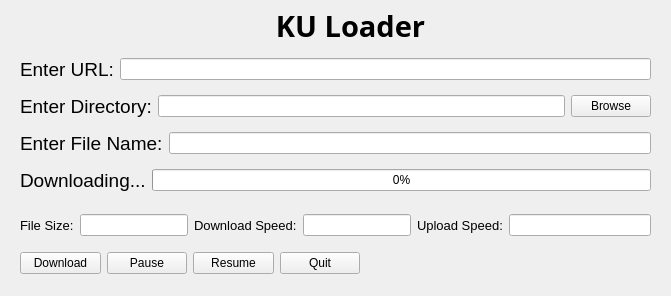
<?xml version="1.0" encoding="UTF-8"?>
<ui version="4.0">
 <class>Widget</class>
 <widget class="QWidget" name="Widget">
  <property name="geometry">
   <rect>
    <x>0</x>
    <y>0</y>
    <width>671</width>
    <height>296</height>
   </rect>
  </property>
  <property name="windowTitle">
   <string>Widget</string>
  </property>
  <widget class="QLabel" name="heading">
   <property name="geometry">
    <rect>
     <x>270</x>
     <y>10</y>
     <width>161</width>
     <height>31</height>
    </rect>
   </property>
   <property name="font">
    <font>
     <family>Tlwg Typewriter</family>
     <pointsize>22</pointsize>
     <weight>75</weight>
     <italic>false</italic>
     <bold>true</bold>
    </font>
   </property>
   <property name="text">
    <string>KU Loader</string>
   </property>
   <property name="alignment">
    <set>Qt::AlignCenter</set>
   </property>
  </widget>
  <widget class="QWidget" name="layoutWidget">
   <property name="geometry">
    <rect>
     <x>20</x>
     <y>250</y>
     <width>340</width>
     <height>27</height>
    </rect>
   </property>
   <layout class="QHBoxLayout" name="horizontalLayout_9">
    <item>
     <widget class="QPushButton" name="downloadButton">
      <property name="text">
       <string>Download</string>
      </property>
     </widget>
    </item>
    <item>
     <widget class="QPushButton" name="pauseButton">
      <property name="text">
       <string>Pause</string>
      </property>
     </widget>
    </item>
    <item>
     <widget class="QPushButton" name="resumeButton">
      <property name="text">
       <string>Resume</string>
      </property>
     </widget>
    </item>
    <item>
     <widget class="QPushButton" name="quitButton">
      <property name="text">
       <string>Quit</string>
      </property>
     </widget>
    </item>
   </layout>
  </widget>
  <widget class="QWidget" name="layoutWidget">
   <property name="geometry">
    <rect>
     <x>20</x>
     <y>210</y>
     <width>631</width>
     <height>31</height>
    </rect>
   </property>
   <layout class="QHBoxLayout" name="horizontalLayout_8">
    <item>
     <layout class="QHBoxLayout" name="horizontalLayout_7">
      <item>
       <widget class="QLabel" name="label_5">
        <property name="font">
         <font>
          <pointsize>10</pointsize>
         </font>
        </property>
        <property name="text">
         <string>File Size:</string>
        </property>
       </widget>
      </item>
      <item>
       <widget class="QLineEdit" name="fileSize"/>
      </item>
      <item>
       <layout class="QHBoxLayout" name="horizontalLayout_5">
        <item>
         <widget class="QLabel" name="label_6">
          <property name="font">
           <font>
            <pointsize>10</pointsize>
           </font>
          </property>
          <property name="text">
           <string>Download Speed:</string>
          </property>
         </widget>
        </item>
        <item>
         <widget class="QLineEdit" name="downloadSpeed"/>
        </item>
       </layout>
      </item>
     </layout>
    </item>
    <item>
     <layout class="QHBoxLayout" name="horizontalLayout_6">
      <item>
       <widget class="QLabel" name="label_7">
        <property name="font">
         <font>
          <pointsize>10</pointsize>
         </font>
        </property>
        <property name="text">
         <string>Upload Speed:</string>
        </property>
       </widget>
      </item>
      <item>
       <widget class="QLineEdit" name="uploadSpeed"/>
      </item>
     </layout>
    </item>
   </layout>
  </widget>
  <widget class="QWidget" name="layoutWidget">
   <property name="geometry">
    <rect>
     <x>20</x>
     <y>50</y>
     <width>631</width>
     <height>151</height>
    </rect>
   </property>
   <layout class="QVBoxLayout" name="verticalLayout">
    <item>
     <layout class="QHBoxLayout" name="horizontalLayout">
      <item>
       <widget class="QLabel" name="label">
        <property name="font">
         <font>
          <pointsize>14</pointsize>
         </font>
        </property>
        <property name="text">
         <string>Enter URL:</string>
        </property>
       </widget>
      </item>
      <item>
       <widget class="QLineEdit" name="urlPath"/>
      </item>
     </layout>
    </item>
    <item>
     <layout class="QHBoxLayout" name="horizontalLayout_2">
      <item>
       <widget class="QLabel" name="label_2">
        <property name="font">
         <font>
          <pointsize>14</pointsize>
         </font>
        </property>
        <property name="text">
         <string>Enter Directory:</string>
        </property>
       </widget>
      </item>
      <item>
       <widget class="QLineEdit" name="directoryPath"/>
      </item>
      <item>
       <widget class="QPushButton" name="browseButton">
        <property name="text">
         <string>Browse</string>
        </property>
       </widget>
      </item>
     </layout>
    </item>
    <item>
     <layout class="QHBoxLayout" name="horizontalLayout_3">
      <item>
       <widget class="QLabel" name="label_3">
        <property name="font">
         <font>
          <pointsize>14</pointsize>
         </font>
        </property>
        <property name="text">
         <string>Enter File Name:</string>
        </property>
       </widget>
      </item>
      <item>
       <widget class="QLineEdit" name="fileName"/>
      </item>
     </layout>
    </item>
    <item>
     <layout class="QHBoxLayout" name="horizontalLayout_4">
      <item>
       <widget class="QLabel" name="label_4">
        <property name="font">
         <font>
          <pointsize>14</pointsize>
         </font>
        </property>
        <property name="text">
         <string>Downloading...</string>
        </property>
       </widget>
      </item>
      <item>
       <widget class="QProgressBar" name="progressBar">
        <property name="value">
         <number>0</number>
        </property>
       </widget>
      </item>
     </layout>
    </item>
   </layout>
  </widget>
 </widget>
 <resources/>
 <connections/>
</ui>
